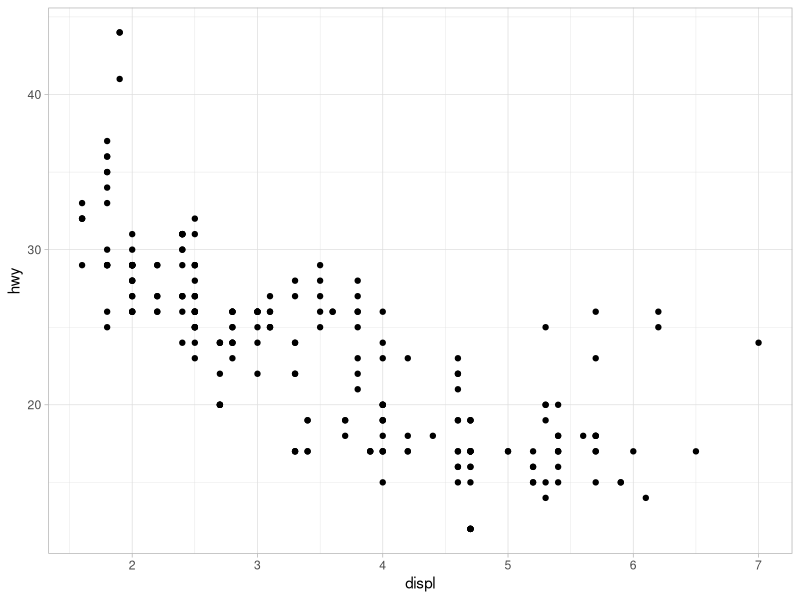
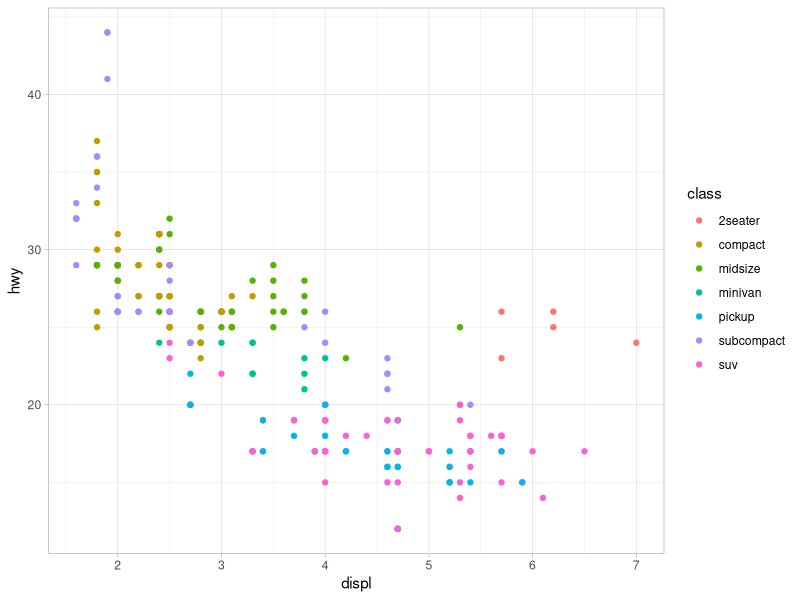
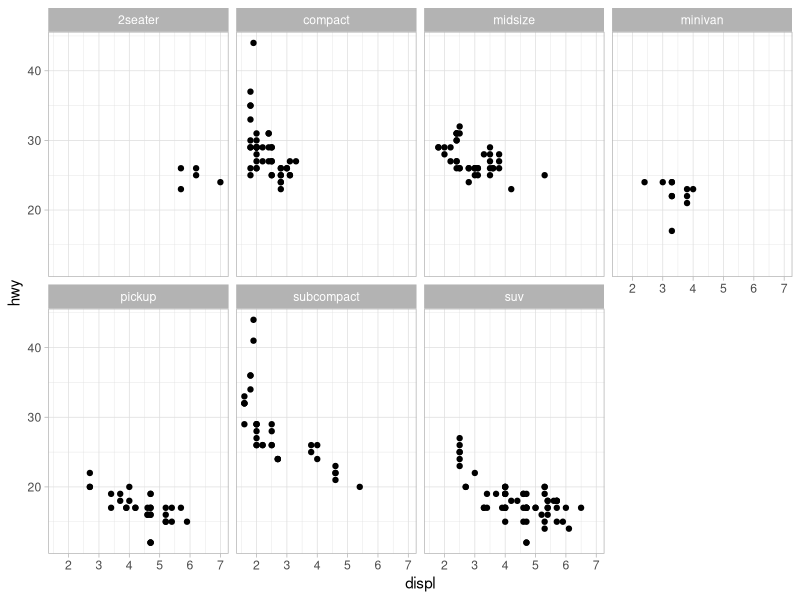

Recreate these plots in R, in order.
##############################
## Effortless report generation: example code
##
## Karl Cottenie
##
## 2019-03-25
##
##############################

library(tidyverse)
library(broom)
library(viridis)
# + scale_color/fill_viridis(discrete = T/F)
theme_set(theme_light())

# Startup ends here

## _ Comment codes ------
# Coding explanations (#, often after the code, but not exclusively)
# Code organization (## XXXXX -----)
# Justification for a section of code ## XXX
# Dead end analyses because it did not work, or not pursuing this line of inquiry (but leave it in as a trace of it, to potentially solve this issue, or avoid making the same mistake in the future # (>_<) 
# Solutions/results/interpretations (#==> XXX)
# Reference to manuscript pieces, figures, results, tables, ... # (*_*)
# TODO items #TODO
# names for data frames (dfName), for lists (lsName), for vectors (vcName) (Thanks Jacqueline May)

## _ Example code for figures -----

# inspect the data set
mpg #trial2

ggplot(data = mpg) + 
  geom_point(mapping = aes(x = displ, y = hwy))

ggplot(data = mpg) + # first plot w/ inline comments
  geom_point(mapping = aes(x = displ, y = hwy, color = class))

# (*_*)
ggplot(data = mpg) + 
  geom_point(mapping = aes(x = displ, y = hwy)) + 
  facet_wrap(~ class, nrow = 2)

## _ Example code for analysis ------

glmfit <- glm(am ~ hp, mtcars, family="binomial")
tidy(glmfit) 

# (*_*)
augment(glmfit)

glance(glmfit)

## _ Example code for comments -----

# Done: example code
# Done: three rendering examples
#TODO convert rendering code into snippet for easy execution
